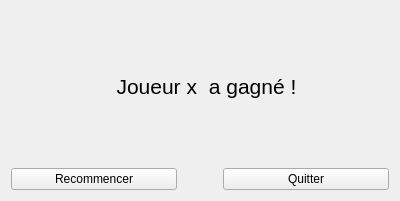
<?xml version="1.0" encoding="UTF-8"?>
<ui version="4.0">
 <class>QEndGameWidget</class>
 <widget class="QWidget" name="QEndGameWidget">
  <property name="windowModality">
   <enum>Qt::ApplicationModal</enum>
  </property>
  <property name="geometry">
   <rect>
    <x>0</x>
    <y>0</y>
    <width>400</width>
    <height>201</height>
   </rect>
  </property>
  <property name="windowTitle">
   <string>Fin du jeu</string>
  </property>
  <layout class="QVBoxLayout" name="verticalLayout">
   <item>
    <layout class="QHBoxLayout" name="horizontalLayout_2">
     <item>
      <widget class="QLabel" name="lblPlayerName">
       <property name="font">
        <font>
         <pointsize>16</pointsize>
        </font>
       </property>
       <property name="text">
        <string>Joueur x</string>
       </property>
       <property name="alignment">
        <set>Qt::AlignRight|Qt::AlignTrailing|Qt::AlignVCenter</set>
       </property>
      </widget>
     </item>
     <item>
      <widget class="QLabel" name="label">
       <property name="font">
        <font>
         <pointsize>16</pointsize>
        </font>
       </property>
       <property name="text">
        <string> a gagné !</string>
       </property>
       <property name="textFormat">
        <enum>Qt::AutoText</enum>
       </property>
       <property name="alignment">
        <set>Qt::AlignLeading|Qt::AlignLeft|Qt::AlignVCenter</set>
       </property>
      </widget>
     </item>
    </layout>
   </item>
   <item>
    <layout class="QHBoxLayout" name="horizontalLayout">
     <item>
      <widget class="QPushButton" name="btnRestart">
       <property name="text">
        <string>Recommencer</string>
       </property>
      </widget>
     </item>
     <item>
      <spacer name="horizontalSpacer">
       <property name="orientation">
        <enum>Qt::Horizontal</enum>
       </property>
       <property name="sizeType">
        <enum>QSizePolicy::Minimum</enum>
       </property>
       <property name="sizeHint" stdset="0">
        <size>
         <width>40</width>
         <height>20</height>
        </size>
       </property>
      </spacer>
     </item>
     <item>
      <widget class="QPushButton" name="btnQuit">
       <property name="text">
        <string>Quitter</string>
       </property>
      </widget>
     </item>
    </layout>
   </item>
  </layout>
 </widget>
 <layoutdefault spacing="6" margin="11"/>
 <resources/>
 <connections/>
</ui>
